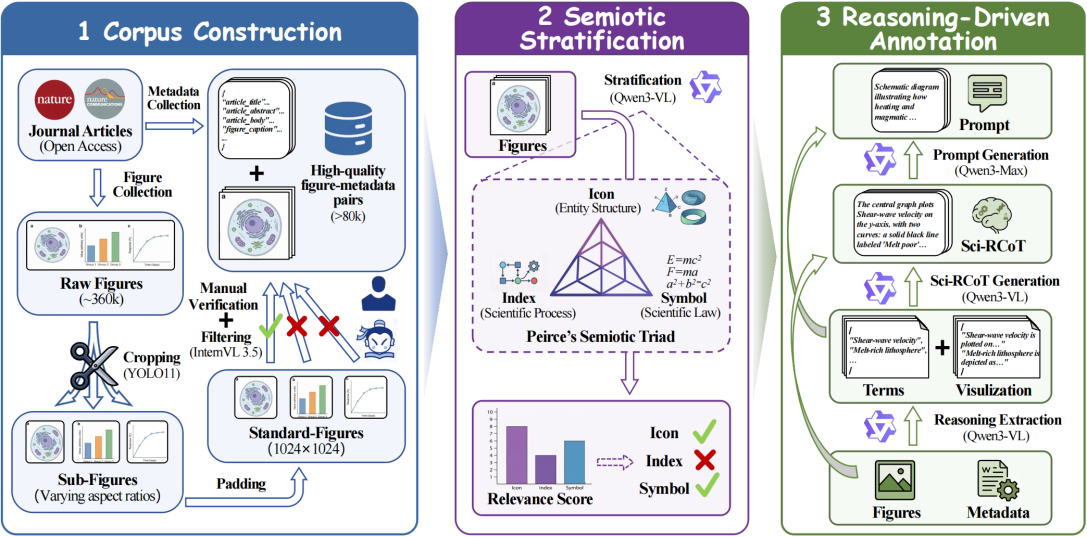
#> input picture assets/dataset.png, 2173 x 1073 px (shown at 1/2 size); its folder holds only this picture in this run
$ python -i fill.py   (imports and definitions only)
#> lines starting #> are read from the running program, lines starting #| are printed output that depends on the picture
#> in resize_and_pad_adaptive, img is the input picture: PIL image 2173x1073 RGB; mean R, G, B 215.4, 217.5, 222.9
from PIL import Image
import os
import concurrent.futures
from collections import Counter
import json
from pathlib import Path

def get_fill_color_for_padding(img, target_size=1024):
    """
    根据图像宽高比，只从需要填充的方向（上下 或 左右）取边缘像素：
    - 如果边缘中 >70% 像素是同一颜色，则直接用该颜色；
    - 否则使用平均颜色。
    返回 RGB 填充颜色。
    """
#> called with target_size = 1024
    w, h = img.size
#> w = 2173; h = 1073

    if w == 0 or h == 0:
        return (255, 255, 255)

    # 转为 RGB 模式用于颜色计算（忽略透明度）
    if img.mode in ('RGBA', 'LA', 'P'):
        rgb_img = img.convert('RGB')
    else:
        rgb_img = img.convert('RGB')

    edge_width = 1

    # 计算缩放比例，判断哪个方向需要填充
    scale_w = target_size / w
#> scale_w = 0.471
    scale_h = target_size / h
#> scale_h = 0.954
    ratio = min(scale_w, scale_h)
#> ratio = 0.471

    new_w = int(w * ratio)
#> new_w = 1024
    new_h = int(h * ratio)
#> new_h = 505

    pixels = []

    if new_w == target_size and new_h < target_size:
        # 高度不足 → 上下填充 → 取上下边缘
        top_edge = rgb_img.crop((0, 0, w, edge_width))
        bottom_edge = rgb_img.crop((0, h - edge_width, w, h))
        pixels.extend(list(top_edge.getdata()))
        pixels.extend(list(bottom_edge.getdata()))

    elif new_h == target_size and new_w < target_size:
        # 宽度不足 → 左右填充 → 取左右边缘
        left_edge = rgb_img.crop((0, 0, edge_width, h))
        right_edge = rgb_img.crop((w - edge_width, 0, w, h))
        pixels.extend(list(left_edge.getdata()))
        pixels.extend(list(right_edge.getdata()))

    else:
        # fallback：四周边缘
        top = rgb_img.crop((0, 0, w, edge_width))
        bottom = rgb_img.crop((0, h - edge_width, w, h))
        left = rgb_img.crop((0, 0, edge_width, h))
        right = rgb_img.crop((w - edge_width, 0, w, h))
        for region in [top, bottom, left, right]:
            pixels.extend(list(region.getdata()))

    if not pixels:
        return (255, 255, 255)  # fallback 白色

    total = len(pixels)
#> total = 4346
    if total == 0:
        return (255, 255, 255)

    # 统计最常见颜色
    counter = Counter(pixels)
#> counter = {(255, 255, 255): 4346}
    most_common_color, count = counter.most_common(1)[0]
#> most_common_color = (255, 255, 255); count = 4346
    if count / total >= 0.55:
        return most_common_color

    # 否则使用平均颜色
    avg_r = int(sum(p[0] for p in pixels) / total)
    avg_g = int(sum(p[1] for p in pixels) / total)
    avg_b = int(sum(p[2] for p in pixels) / total)
    return (avg_r, avg_g, avg_b)


def resize_and_pad_adaptive(img_path, output_path, target_size=1024):
    """
    等比缩放 + 按需填充，填充色来自对应方向的边缘（智能选择：众数或平均）。
    输出为 RGB PNG（丢弃透明通道）。
    """
    try:
        with Image.open(img_path) as img:
            fill_color = get_fill_color_for_padding(img, target_size)
#> fill_color = (255, 255, 255)

            ratio = min(target_size / img.width, target_size / img.height)
#> ratio = 0.471
            new_width = int(img.width * ratio)
#> new_width = 1024
            new_height = int(img.height * ratio)
#> new_height = 505

            img_resized = img.resize((new_width, new_height), Image.Resampling.LANCZOS)
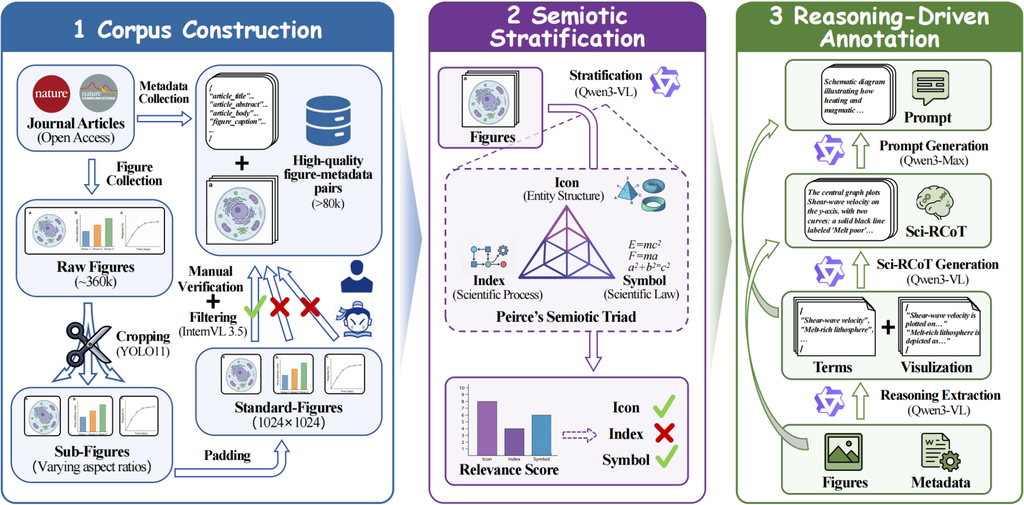
#> img_resized: PIL image 1024x505 RGB; mean R, G, B 215, 217.2, 222.6

            new_img = Image.new('RGB', (target_size, target_size), fill_color)
#> new_img: PIL image 1024x1024 RGB; every value is 255

            x = (target_size - new_width) // 2
#> x = 0
            y = (target_size - new_height) // 2
#> y = 259

            if img.mode in ('RGBA', 'LA'):
                # 使用 alpha 通道作为 mask
                alpha = img_resized.split()[-1] if img_resized.mode in ('RGBA', 'LA') else None
                new_img.paste(img_resized, (x, y), mask=alpha)
            else:
                new_img.paste(img_resized, (x, y))
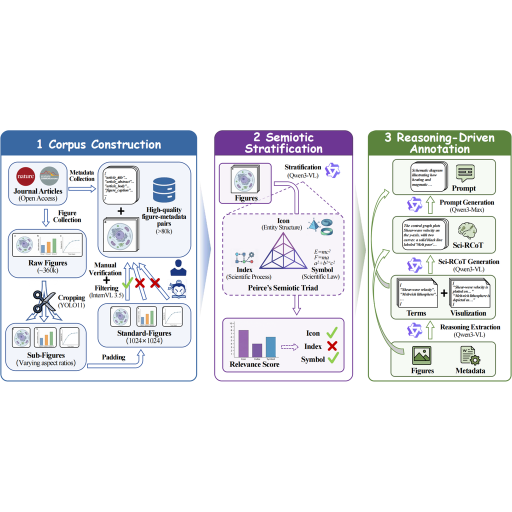
#> new_img: PIL image 1024x1024 RGB (shown at 1/2 size); mean R, G, B 235.3, 236.3, 239

            new_img.save(output_path, format='PNG')
    except Exception as e:
        raise e  # 由调用者捕获


def process_single_file(filename, input_folder, output_folder, target_size=1024):
    input_path = os.path.join(input_folder, filename)
    output_path = os.path.join(output_folder, os.path.splitext(filename)[0] + ".png")
    try:
        resize_and_pad_adaptive(input_path, output_path, target_size)
        print(f"✅ Processed: {filename}")
    except Exception as e:
        print(f"❌ Error on {filename}: {e}")


# ===== 批量多线程处理 =====
# [48 lines not run here, left out]

>>> result = resize_and_pad_adaptive('assets/dataset.png', 'out.png')
